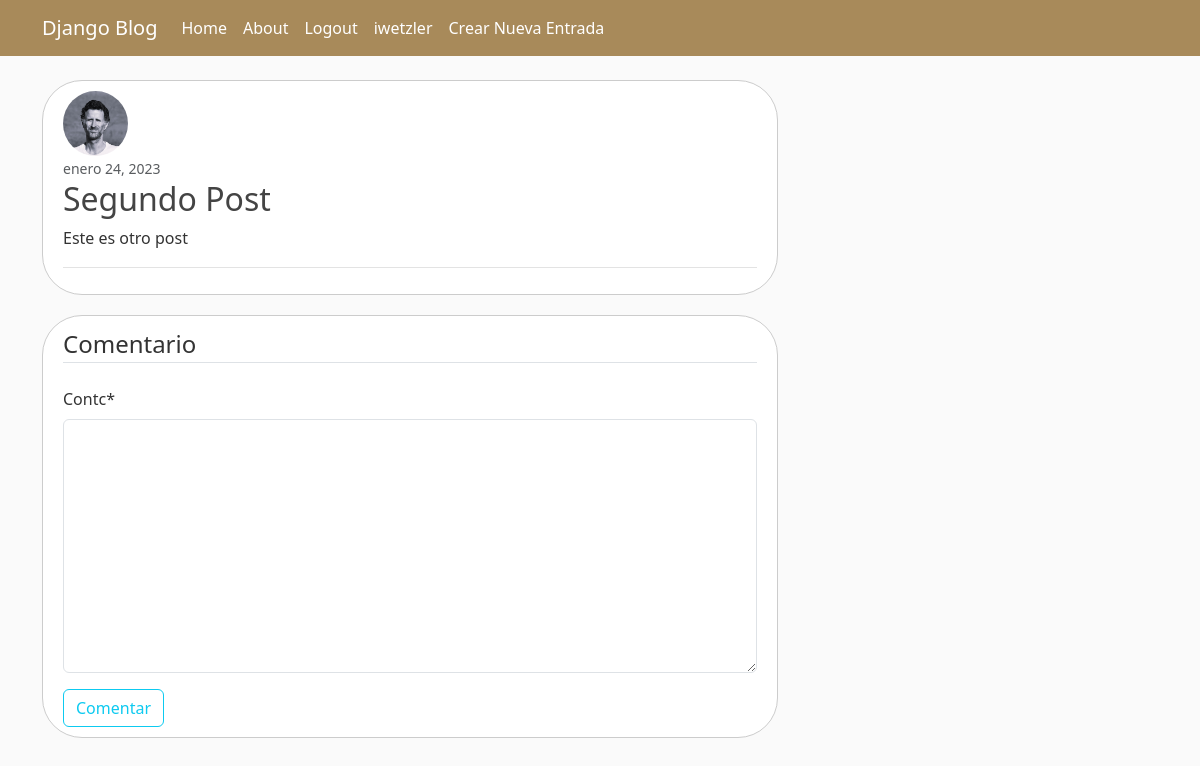
Screenshot of /post/2/comentario/create (signed in) with the database file from the repository.
### usuarios/models.py (models this page shows, shortened)
class Avatar(models.Model):
    imagen = models.ImageField(default = "/avatars/avatarpordefecto.png", upload_to = "avatars")
    user = models.OneToOneField(User, on_delete= models.CASCADE)

### blog/models.py (models this page shows, shortened)
class Post(models.Model):
    titulo = models.CharField(max_length= 30)
    contenido = models.TextField()
    fecha = models.DateTimeField(default=timezone.now)
    user = models.ForeignKey(Usuario, on_delete=models.CASCADE)

### blog/views.py (the view, shortened to what this page needs)
# urls.py: path("post/<int:pk>/comentario/create", CrearComentario.as_view(), name = "post-coment"),
class CrearComentario(LoginRequiredMixin, CreateView, Post):
    model =  Comentario
    fields = ["contc"]
    def get_context_data(self, **kwargs):
        context = super().get_context_data(**kwargs)
        post = Post.objects.get(id=self.kwargs["pk"])
        context["titulo"] = post.titulo
        context["contenido"] = post.contenido
        context["fecha"] = post.fecha
        context["user"] = post.user
        return context

### blog/templates/blog/comentario_form.html (shortened to what this page needs)
{% extends "blog/padre.html" %}
{% load crispy_forms_tags %}
{% block content %}
<article class="media content-section">
  <img class="rounded-circle article-img" src="{{ user.avatar.imagen.url }}">
  <div class="media-body">
    <div class="article-metadata">
      <small class="text-muted">{{ fecha|date:"F d, Y" }}</small>
      <h2 class="article-title">{{ titulo }}</h2>
      <p class="article-content">{{ contenido }}</p>
    </div>
  </div>
</article>
    <div class="content-section">
        <form method="POST">
            <fieldset class="form-group">
                <legend class="border-bottom mb-4"> Comentario</legend>
                {{ form|crispy }}
            </fieldset>
            <div class="form-group">
                <button class="btn btn-outline-info" type="submit"> Comentar</button>
            </div>
        </form>
    </div>
{% endblock content %}

### blog/templates/blog/padre.html (shortened to what this page needs)
{% load static %}
<!DOCTYPE html>
<html lang="en">
<head>
    <link href="https://cdn.jsdelivr.net/npm/bootstrap@5.3.0-alpha1/dist/css/bootstrap.min.css" rel="stylesheet">
    <link rel = "stylesheet" type = "text/css" href = " {% static 'blog/main.css' %}" >
</head>
<body>
    <header class="site-header">
        <nav class="navbar navbar-expand-md navbar-dark bg-steel fixed-top">
          <div class="container">
            <a class="navbar-brand mr-4" href="{% url 'blog-home' %}">Django Blog</a>
            <div class="collapse navbar-collapse" id="navbarToggle">
              <div class="navbar-nav mr-auto">
                <a class="nav-item nav-link" href="{% url 'blog-home' %}">Home</a>
                <a class="nav-item nav-link" href="{% url 'blog-about' %}">About</a>
              </div>
              <div class="navbar-nav">
                {% if user.is_authenticated %}
                  <a class="nav-item nav-link" href="{% url 'logout' %}">Logout</a>
                  <a class="nav-item nav-link" href="{% url 'perfil' %}">{{ user.username }}</a>
                  <a class="nav-item nav-link" href="{% url 'post-form' %}"> Crear Nueva Entrada</a>
                {% else %}
                  <a class="nav-item nav-link" href="{% url 'alta' %}">Alta</a>
                  <a class="nav-item nav-link" href="{% url 'login' %}">Login</a>
                  {% endif %}
                </div>
            </div>
          </div>
        </nav>
      </header>
    <main role="main" class="container">
      <div class="row">
        <div class="col-md-8">
          {% block content %}{% endblock %}
        </div>
        <div class="col-md-4">
        </div>
      </div>
    </main>
   </body>
</html>

### blog/static/blog/main.css (style rules this page uses)
body { background: #fafafa; color: #333333; margin-top: 5rem; }
h1, h2, h3, h4, h5, h6 { color: #444444; }
.bg-steel { background-color: #A88A5A; }
.site-header .navbar-nav .nav-link { color: #ffffff; }
.content-section { background: #ffffff; padding: 10px 20px; border: 1px solid #dddddd; border-radius: 3px; margin-bottom: 20px; border: 1px solid #ccc; border-radius: 40px; }
.article-title { color: #444444; }
.article-content { white-space: pre-line; }
.article-img { height: 65px; width: 65px; margin-right: 16px; }
.article-metadata { padding-bottom: 1px; margin-bottom: 4px; border-bottom: 1px solid #e3e3e3 }

### rows the page displays
Post: fecha "enero 24, 2023", titulo "Segundo Post", contenido "Este es otro post"

### other values shown
{{ user.username }} "iwetzler"
